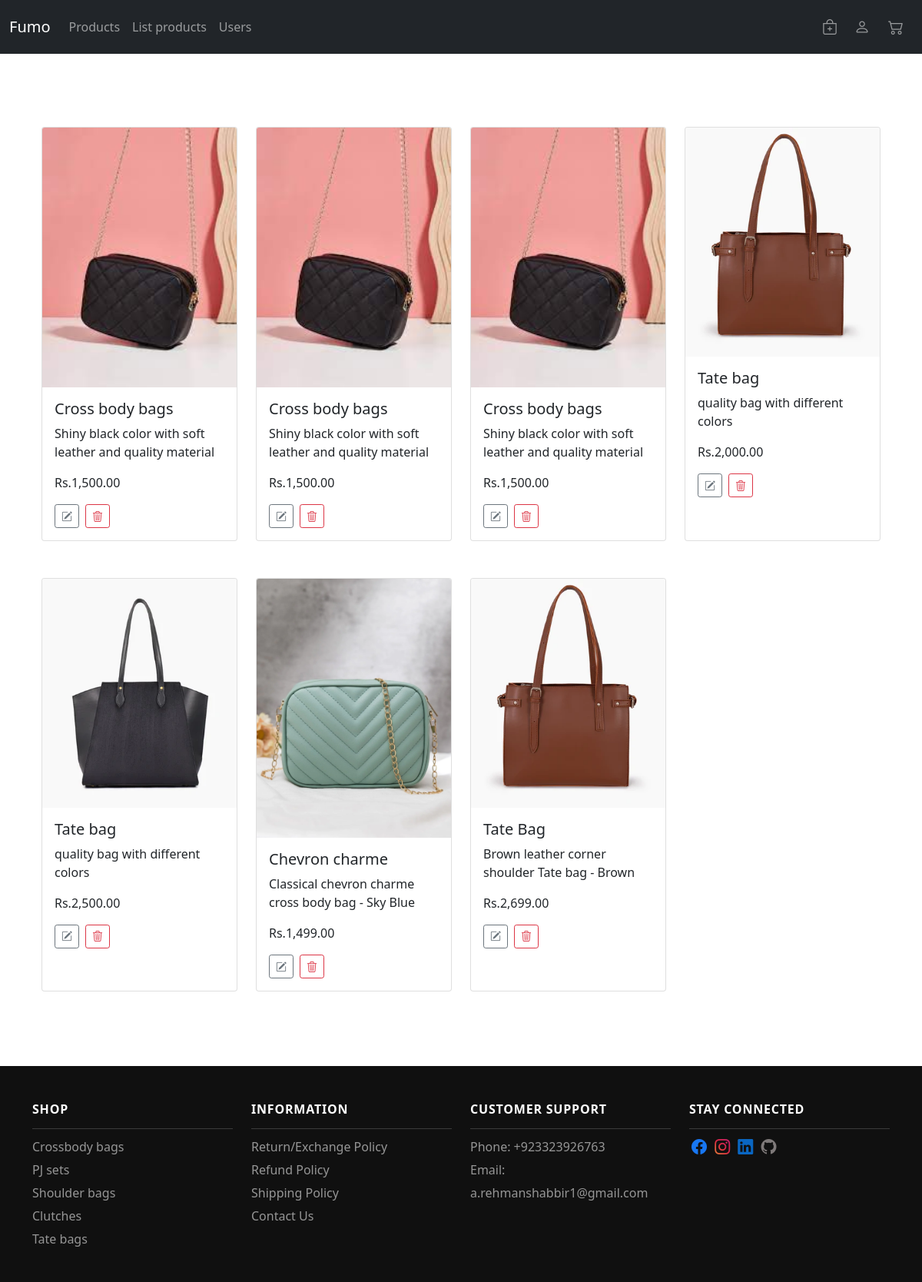
/admin/products (signed in), run on an earlier commit of the app's database.
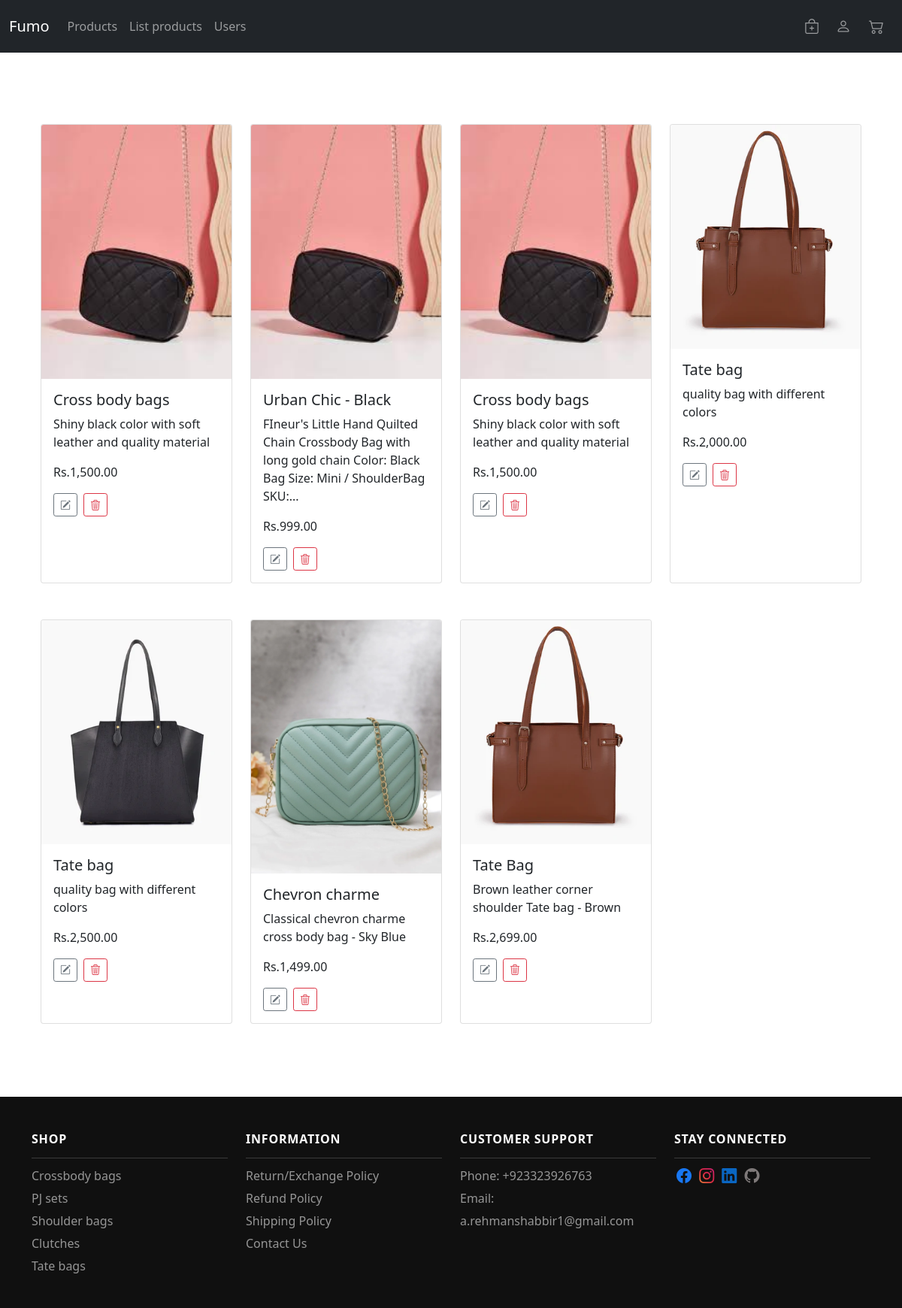
And on a later commit of the database.
### tables this page shows
CREATE TABLE product (
    id INTEGER PRIMARY KEY AUTOINCREMENT,
    name TEXT,
    description TEXT,
    price INTEGER NOT NULL,
    categoryid INTEGER, imageurl text,
    FOREIGN KEY(categoryid) REFERENCES category(id)
);

### app.py (the view)
@app.route("/admin/products", methods = ["GET", "POST"])
@login_required
def products():
        db = get_db()
        products_data = db.execute("SELECT * FROM product").fetchall()
        product_list = []
        for data in products_data:
            product_id = data['id']
            product_name = data['name']
            product_description = data['description']
            product_price = data['price']
            product_category = data['categoryid']
            product_image = data['imageurl']
            product_list.append({
                'id': product_id,
                'name': product_name,
                'description': product_description,
                'price': product_price,
                'category': product_category,
                'image': product_image
            })
        return render_template("products.html", product_list=product_list, rupee=rupee)

### app.py (called while the page is built)
@app.after_request
def after_request(response):
    response.headers["Cache-Control"] = "no-cache, no-store, must-revalidate"
    response.headers["Expires"] = 0
    response.headers["Pragma"] = "no-cache"
    return response

### helpers.py (called while the page is built)
def get_db():
    if 'db' not in g:
        g.db = sqlite3.connect(
            current_app.config['DATABASE'],
            detect_types=sqlite3.PARSE_DECLTYPES
        )
        g.db.row_factory = sqlite3.Row
    return g.db

def login_required(f):
    @wraps(f)
    def decorated_function(*args, **kwargs):
        if session.get("user_id") is None:
            return redirect(url_for("login"))
        return f(*args, **kwargs)
    return decorated_function

def rupee(value):
    return f"Rs.{value:,.2f}"

### templates/products.html (shortened to what this page needs)
{% extends "layout.html" %}
{% block main %}
<div class="row row-cols-1 row-cols-sm-2 row-cols-md-3 row-cols-lg-4 g-4">
  {% for product in product_list %}
  <div class="col mb-4">
    <div class="card h-100 addproduct_form">
      <img src="{{ url_for('static', filename=product.image) }}" style="max-height: 350px; max-width: 100%; object-fit: contain;" class="card-img-top img-fluid" alt="incorrect url">
      <div class="card-body">
        <h5 class="card-title">{{ product.name }}</h5>
        <p class="card-text">{{ product.description }}</p>
        <p class="card-text">{{ product.price | rupee }}</p>
        <div class="row">
          <div class="col d-flex flex-row">
            <a href="{{ url_for('edit_product', id=product.id)}}" class="btn btn-outline-secondary btn-sm me-2">
              <i class="bi bi-pencil-square"></i>
            </a>
            <form action="/delete_products" method="POST">
              <button class="btn btn-outline-danger btn-sm" type="submit" id="product_id">
                <i class="bi bi-trash3"></i>
              </button>
            </form>
          </div>
        </div>
      </div>
    </div>
  </div>
  {% endfor %}
</div>
{% endblock %}

### templates/layout.html (shortened to what this page needs)
<!DOCTYPE html>
<html lang="en">
<head>
  <link rel="stylesheet" href="/static/style.css">
  <link href="https://cdn.jsdelivr.net/npm/bootstrap@5.0.2/dist/css/bootstrap.min.css" rel="stylesheet"
>
  <link rel="stylesheet" href="https://cdn.jsdelivr.net/npm/bootstrap-icons@1.11.2/font/bootstrap-icons.css">
</head>
<body>
  <header>
    <nav class="navbar navbar-expand-lg navbar-dark bg-dark">
      <div class="container-fluid">
        <a class="navbar-brand" href="/">Fumo</a>
        <div class="collapse navbar-collapse" id="navbarSupportedContent">
          <ul class="navbar-nav me-auto mb-2 mb-lg-0">
            {% if session['user_type'] == 'admin' %}
              <li class="nav-item">
                <a class="nav-link" href="/products">Products</a>
              </li>
              <li class="nav-item">
                <a class="nav-link" href="/add_products">List products</a>
              </li>
              <li class="nav-item">
                <a class="nav-link" href="/users">Users</a>
              </li>
            {% endif %}
          </ul>
          <div class="dropdown">
            <a class="nav-link nav-icon" href="#" id="navbarDropdown" role="button" data-bs-toggle="dropdown"
              aria-expanded="false">
              <i class="bi bi-bag-plus"></i>
            </a>
          </div>
          <a class="nav-icon" href="/login">
            <i class="bi bi-person"></i>
          </a>
          <a class="nav-icon" href="cart.html">
            <i class="bi bi-cart2"></i>
          </a>
        </div>
      </div>
    </nav>
  </header>
  <main class="container py-5 text-center">
    <div class="container">
      {% block main %}{% endblock %}
    </div>
  </main>
  <footer>
    <div class="container">
      <div class="row">
        <div class="col-lg-3 col-sm-6">
          <div class="single-box">
            <h3>SHOP</h3>
            <ul>
              <li><a href="#"><span>Crossbody bags</span></a></li>
              <li><a href="#"><span>PJ sets</span></a></li>
              <li><a href="#"><span>Shoulder bags</span></a></li>
              <li><a href="#"><span>Clutches</span></a></li>
              <li><a href="#"><span>Tate bags</span></a></li>
            </ul>
          </div>
        </div>
        <div class="col-lg-3 col-sm-6">
          <div class="single-box">
            <h3>INFORMATION</h3>
            <ul>
              <li><a href="#"><span>Return/Exchange Policy</span></a></li>
              <li><a href="#"><span>Refund Policy</span></a></li>
              <li><a href="#"><span>Shipping Policy</span></a></li>
              <li><a href="#"><span>Contact Us</span></a></li>
            </ul>
          </div>
        </div>
        <div class="col-lg-3 col-sm-6">
          <div class="single-box">
            <h3>CUSTOMER SUPPORT</h3>
            <ul>
              <li><a href="#"><span>Phone: +923323926763</span></a></li>
              <li><a href="#"><span>Email: a.rehmanshabbir1@gmail.com</span></a></li>
            </ul>
          </div>
        </div>
        <div class="col-lg-3 col-sm-6">
          <div class="single-box">
            <h3 class="social-tittle foot-tittle">
              <span>STAY CONNECTED</span>
            </h3>
            <a href="https://web.facebook.com/abdul.rehman.shabbir12">
              <i class="bi bi-facebook"></i>
            </a>
            <a href="https://www.instagram.com/ia.rehmanshabbir/?next=%2F">
              <i class="bi bi-instagram"></i>
            </a>
            <a
              href="https://www.linkedin.com/in/abdul-rehman-shabbir-b76a55219?lipi=urn%3Ali%3Apage%3Ad_flagship3_profile_view_base_contact_details%3Bca%2FjtcEPTnCVhurWymIx%2Fw%3D%3D">
              <i class="bi bi-linkedin"></i>
            </a>
            <a href="https://github.com/abdul894" title="github">
              <i class="bi bi-github"></i>
            </a>
          </div>
        </div>
      </div>
    </div>
  </footer>
</body>
</html>

### static/style.css (style rules this page uses)
html { height: 100%; }
body { margin: 0; font-family: "Arial", "sans-serif"; height: 100%; display: flex; flex-direction: column; }
footer { background: #101010; margin-top: auto; }
.container { padding: 47px 0 25px; }
.nav-icon { text-decoration: none; color: rgba(255, 255, 255, .55); font-size: 20px; padding: 12px; transition: color .15s ease-in-out,background-color .15s ease-in-out,border-color .15s ease-in-out; }
.nav-link.nav-icon { text-decoration: none; color: rgba(255, 255, 255, .55); font-size: 20px; padding: 10px; transition: color .15s ease-in-out,background-color .15s ease-in-out,border-color .15s ease-in-out; }
.single-box h3 { letter-spacing: .05em; font-size: 16px; font-weight: 700; color: #fff; text-transform: uppercase; padding-bottom: 15px; border-bottom: 1px solid #3b3b3b; }
.single-box ul { list-style: none; padding: 0; }
.single-box ul li a { text-decoration: none; color: #969696; line-height: 30px; font-weight: 100; }
.bi-linkedin { color: #0A66C2; padding: 3px; font-size: 20px; }
.bi-facebook { color: #1877f2; padding: 3px; font-size: 20px; }
.bi-instagram { background: #f09433; background: -moz-linear-gradient(45deg, #f09433 0%, #e6683c 25%, #dc2743 50%, #cc2366 75%, #bc1888 100%); background: -webkit-linear-gradient(45deg, #f09433 0%,#e6683c 25%,#dc2743 50%,#cc2366 75%,#bc1888 100%); background: linear-gradient(45deg, #f09433 0%,#e6683c 25%,#dc2743 50%,#cc2366 75%,#bc1888 100%); filter: progid:DXImageTransform.Microsoft.gradient( startColorstr='#f09433', endColorstr='#bc1888',GradientType=1 ); -webkit-background-clip: text; background-clip: text; color: transparent; padding: 3px; font-size: 20px; }
.bi-github { color: #7e7979; padding: 3px; font-size: 20px; }
.single-box a { text-decoration: none; }
.addproduct_form { text-align: left; }

What changed in the data, as far as the page shows it:
changed product: name "Cross body bags" → "Urban Chic - Black"; description "Shiny black color with soft leather and quality material" → "FIneur's Little Hand Quilted Chain Crossbody Bag with long gold chain Color: Black Bag Size: Mini / ShoulderBag SKU:..."; price "Rs.1,500.00" → "Rs.999.00"
